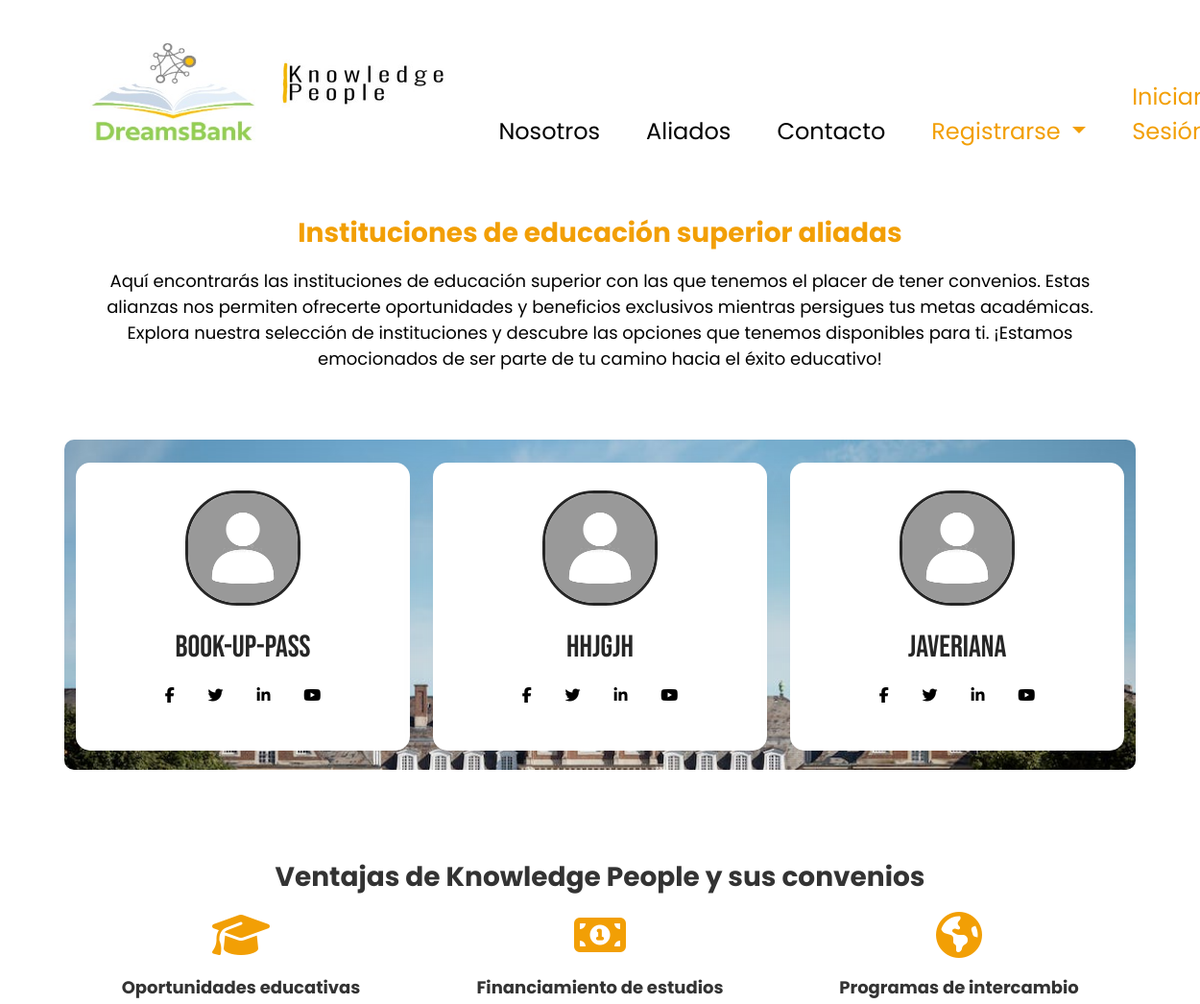
Page /scholarships/aliados/ (upper part) on the earlier database version.
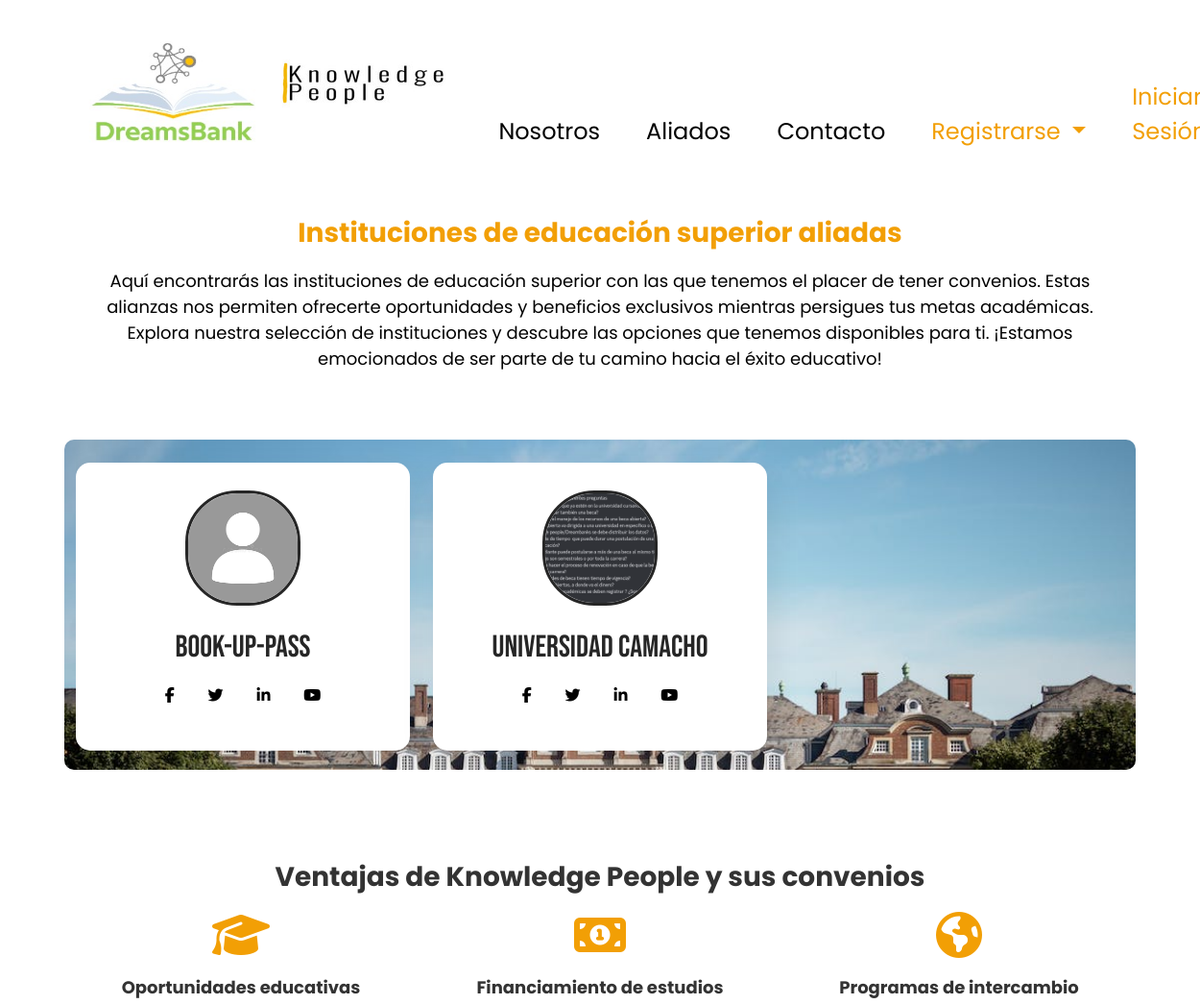
Same page on the later database version.
### users/models.py (models this page shows, shortened)
class User(AbstractBaseUser, PermissionsMixin):
    username=None
    BENEFICIARY=1
    NATURALDONOR=2
    LEGALDONOR=3
    INSTITUTION=4
    ADMIN=5
    ROLE_CHOICE=(
          (BENEFICIARY, 'Beneficiario'),
          (NATURALDONOR,'Donante natural'),
          (LEGALDONOR,'Donante juridico'),
          (INSTITUTION,'Institución'),
          (ADMIN,'Admin'),
    )
    TI=1
    CC=2
    CE=3
    NIT=4
    IDTYPE_CHOICE= ((TI,'Tarjeta de Identidad'),
                (CC,'Cédula de Ciudadanía'),
                ( CE,'Cédula extranjera'),
                (NIT,'NIT'))
    email = models.EmailField(_("email address"), unique=True)
    name=models.CharField(max_length=100,null=False)
    profilePicture= models.ImageField(upload_to="users",null=True, blank=True)
    idType = models.PositiveSmallIntegerField(choices=IDTYPE_CHOICE,null=False)
    numID = models.CharField(max_length=10,null=False)
    role=models.PositiveSmallIntegerField(choices=ROLE_CHOICE,null=False)
    date_joined = models.DateTimeField(auto_now_add=True)
    last_login= models.DateTimeField(auto_now_add=True)
    created_date = models.DateTimeField(auto_now_add=True)
    modified_date = models.DateTimeField(auto_now_add=True)
    contact = models.CharField(max_length=15)
    notifications = models.ManyToManyField(Notification)
    is_staff = models.BooleanField(default=False)
    is_active = models.BooleanField(default=True)
    is_admin = models.BooleanField(default=False)
    is_superadmin = models.BooleanField(default=False)
    is_superuser = models.BooleanField(default=False)
    date_joined = models.DateTimeField(default=timezone.now)
    USERNAME_FIELD = "email"
    REQUIRED_FIELDS = ['name', 'idType', 'numID', 'role']
    objects = UserManager()

class Institution(User):
    description = models.TextField(max_length=255)
    TYPE_CHOICES = (
        ('Tecnica', 'Tecnica'),
        ('Tecnologica', 'Tecnologica'),
        ('Pregrado', 'Pregrado'),
        ('Posgrado','Posgrado')
    )
    type_institution = models.CharField(
        max_length=255,
        blank = False,
    )
    address = models.CharField(max_length=100)
    city = models.CharField(max_length=70)
    money_donation = models.IntegerField(default=0)
    optionsstate= (('A','Aprobada'),
                     ('P','Pendiente'),
                     ('R','Rechazada'))
    verificationState = models.CharField(max_length=30,choices=optionsstate,null=False, default='P')

class User(AbstractBaseUser, PermissionsMixin):
    username=None
    BENEFICIARY=1
    NATURALDONOR=2
    LEGALDONOR=3
    INSTITUTION=4
    ADMIN=5
    ROLE_CHOICE=(
          (BENEFICIARY, 'Beneficiario'),
          (NATURALDONOR,'Donante natural'),
          (LEGALDONOR,'Donante juridico'),
          (INSTITUTION,'Institución'),
          (ADMIN,'Admin'),
    )
    TI=1
    CC=2
    CE=3
    NIT=4
    IDTYPE_CHOICE= ((TI,'Tarjeta de Identidad'),
                (CC,'Cédula de Ciudadanía'),
                ( CE,'Cédula extranjera'),
                (NIT,'NIT'))
    email = models.EmailField(_("email address"), unique=True)
    name=models.CharField(max_length=100,null=False)
    profilePicture= models.ImageField(upload_to="users",null=True, blank=True)
    idType = models.PositiveSmallIntegerField(choices=IDTYPE_CHOICE,null=False)
    numID = models.CharField(max_length=10,null=False)
    role=models.PositiveSmallIntegerField(choices=ROLE_CHOICE,null=False)
    date_joined = models.DateTimeField(auto_now_add=True)
    last_login= models.DateTimeField(auto_now_add=True)
    created_date = models.DateTimeField(auto_now_add=True)
    modified_date = models.DateTimeField(auto_now_add=True)
    contact = models.CharField(max_length=15)
    notifications = models.ManyToManyField(Notification)
    is_staff = models.BooleanField(default=False)
    is_active = models.BooleanField(default=True)
    is_admin = models.BooleanField(default=False)
    is_superadmin = models.BooleanField(default=False)
    is_superuser = models.BooleanField(default=False)
    date_joined = models.DateTimeField(default=timezone.now)
    USERNAME_FIELD = "email"
    REQUIRED_FIELDS = ['name', 'idType', 'numID', 'role']
    objects = UserManager()

### scholarships/views.py (the view)
# urls.py: path('aliados/', InstitutionListView.as_view(), name='aliados'),
class InstitutionListView(ListView):
    model = Institution
    template_name = 'aliados.html'  # Reemplaza "institution_list.html" con el nombre de tu plantilla
    context_object_name = 'institutions'  # Define el nombre de la variable de contexto que contendrá la lista de instituciones

### scholarships/templates/aliados.html (shortened to what this page needs)
{% extends "_base.html" %}
{% load static %}
{% block content %}
<link href="{% static '/aliados.css' %}" rel="stylesheet">
<link href="{% static '_base.css' %}" rel="stylesheet">
<div class="container">
  <div class="row md-6" id="rowTitle">
    <h1>Instituciones de educación superior aliadas</h1>
    <p>Aquí encontrarás las instituciones de educación superior con las que tenemos el placer de tener convenios. Estas alianzas nos permiten ofrecerte oportunidades y beneficios exclusivos mientras persigues tus metas académicas. Explora nuestra selección de instituciones y descubre las opciones que tenemos disponibles para ti. ¡Estamos emocionados de ser parte de tu camino hacia el éxito educativo!</p>
  </div>
  <div class="row" id="containerCarrusel">
    <br>
    <div class="carousel slide" data-bs-ride="carousel" id="carouselExampleSlidesOnly">
      <div class="carousel-inner">
        <div class="carousel-item active">
          <br>
          <div class="row">
            {% for institution in institutions %}
            {% if institution.verificationState == 'A' %}
            <div class="col-lg-4">
              <div class="card">
                <div class="box front">
                  {% if institution.profilePicture %}
                  <img alt="{{ institution.name }}" src="{{ institution.profilePicture.url }}">
                  {% else %}
                  <img alt="Imagen por defecto" src="/media/users/profile_default.png">
                  {% endif %}
                  <h2>{{ institution.name }}</h2>
                  <p class="socials">
                    <i class="fa fa-facebook"></i>
                    <i class="fa fa-twitter"></i>
                    <i class="fa fa-linkedin"></i>
                    <i class="fa fa-youtube"></i>
                  </p>
                </div>
                <div class="box back">
                  <p>
                  </p>
                </div>
              </div>
            </div>
            {% endif %}
            {% endfor %}
          </div>
        </div>
      </div>
    </div>
  </div>
  <div class="row" id="knowledgePeopleSection">
    <div class="col-md-12">
      <div class="knowledge-people-section">
        <h2>Ventajas de Knowledge People y sus convenios</h2>
        <div class="advantages-grid">
          <div class="advantage">
            <i class="fa fa-graduation-cap"></i>
            <h3>Oportunidades educativas</h3>
          </div>
          <div class="advantage">
            <i class="fa fa-money"></i>
            <h3>Financiamiento de estudios</h3>
          </div>
          <div class="advantage">
            <i class="fa fa-globe"></i>
            <h3>Programas de intercambio</h3>
          </div>
        </div>
      </div>
    </div>
  </div>
</div>
{% endblock %}

Differences in the rows shown:
removed Institution: profilePicture (placeholder picture), name "Javeriana"
changed Institution: profilePicture: picture added in place of a placeholder; name "hhjgjh" → "Universidad Camacho"
